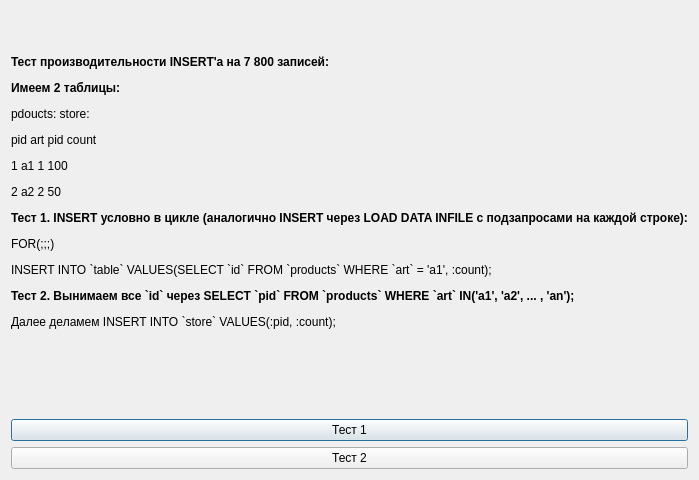
<?xml version="1.0" encoding="UTF-8"?>
<ui version="4.0">
 <class>Test1</class>
 <widget class="QDialog" name="Test1">
  <property name="geometry">
   <rect>
    <x>0</x>
    <y>0</y>
    <width>678</width>
    <height>480</height>
   </rect>
  </property>
  <property name="windowTitle">
   <string>Dialog</string>
  </property>
  <layout class="QGridLayout" name="gridLayout_2">
   <item row="0" column="0">
    <layout class="QGridLayout" name="gridLayout">
     <item row="1" column="0">
      <widget class="QPushButton" name="pbnTest1">
       <property name="text">
        <string>Тест 1</string>
       </property>
      </widget>
     </item>
     <item row="2" column="0">
      <widget class="QPushButton" name="pbnTest2">
       <property name="text">
        <string>Тест 2</string>
       </property>
      </widget>
     </item>
     <item row="0" column="0">
      <widget class="QLabel" name="label">
       <property name="text">
        <string>&lt;html&gt;&lt;head/&gt;&lt;body&gt;&lt;p&gt;&lt;span style=&quot; font-weight:600;&quot;&gt;Тест производительности INSERT'а на 7 800 записей:&lt;/span&gt;&lt;/p&gt;&lt;p&gt;&lt;span style=&quot; font-weight:600;&quot;&gt;Имеем 2 таблицы:&lt;/span&gt;&lt;/p&gt;&lt;p&gt;pdoucts: store:&lt;/p&gt;&lt;p&gt;pid art pid count&lt;/p&gt;&lt;p&gt;1 a1 1 100&lt;/p&gt;&lt;p&gt;2 a2 2 50&lt;/p&gt;&lt;p&gt;&lt;span style=&quot; font-weight:600;&quot;&gt;Тест 1. INSERT условно в цикле (аналогично INSERT через LOAD DATA INFILE с подзапросами на каждой строке):&lt;/span&gt;&lt;/p&gt;&lt;p&gt;FOR(;;;)&lt;/p&gt;&lt;p&gt;INSERT INTO `table` VALUES(SELECT `id` FROM `products` WHERE `art` = 'a1', :count); &lt;/p&gt;&lt;p&gt;&lt;span style=&quot; font-weight:600;&quot;&gt;Тест 2. Вынимаем все `id` через SELECT `pid` FROM `products` WHERE `art` IN('a1', 'a2', ... , 'an');&lt;/span&gt;&lt;/p&gt;&lt;p&gt;Далее деламем INSERT INTO `store` VALUES(:pid, :count); &lt;/p&gt;&lt;p&gt;&lt;br/&gt;&lt;/p&gt;&lt;/body&gt;&lt;/html&gt;</string>
       </property>
      </widget>
     </item>
    </layout>
   </item>
  </layout>
 </widget>
 <resources/>
 <connections/>
</ui>
